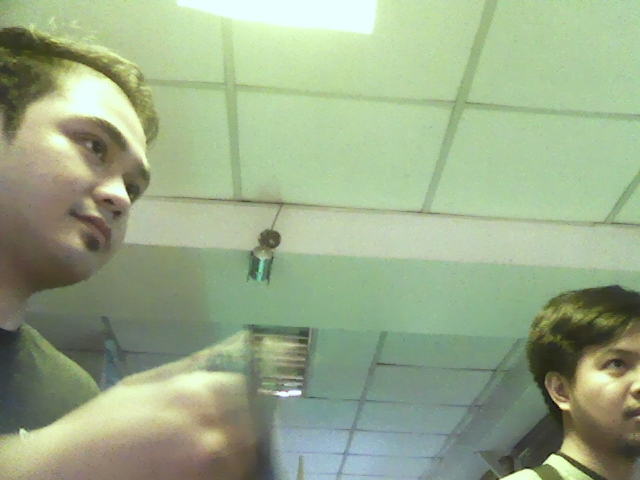
#> input picture debug.jpg, 640 x 480 px, found by its file name
$ python face-register-backup.py   (Python 2 division)
#> lines starting #> are read from the running program, lines starting #| are printed output that depends on the picture
### webcam.py
import time
from subprocess import call
import cv2

def camera():

    call(["fswebcam","-r","600x600","--no-banner",
      "/home/pi/BAK/LBH_METHOD_WEBCAMERA/debug.jpg"])
    image =   "debug.jpg"
    return image

### backups/face-register-backup.py
import webcam
import numpy as np
import cv2

faceDetect = cv2.CascadeClassifier('haarcascade_frontalface_alt.xml')
img_path = 'data-creator/User.'
id = raw_input("Enter name: ")
#> the answer given: ../debug.jpg
sampleNum = 0

while 1:
    capture = webcam.camera()
    image = cv2.imread(capture)
#> image is the input picture: shape (480, 640, 3); mean B, G, R 137.3, 170.8, 153.3
    gray = cv2.cvtColor(image,cv2.COLOR_BGR2GRAY)
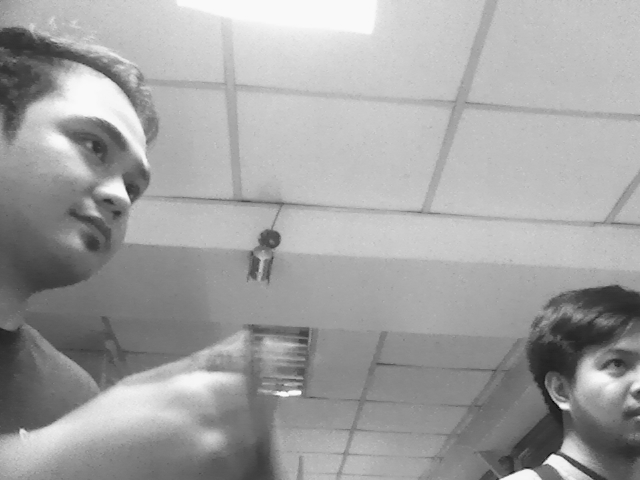
#> gray: shape (480, 640); min 7, max 251, mean 161.7
    faces = faceDetect.detectMultiScale(gray,1.1,4)
#> faces = ()
#> (the run stopped early here; a loop or call above may not have finished)
